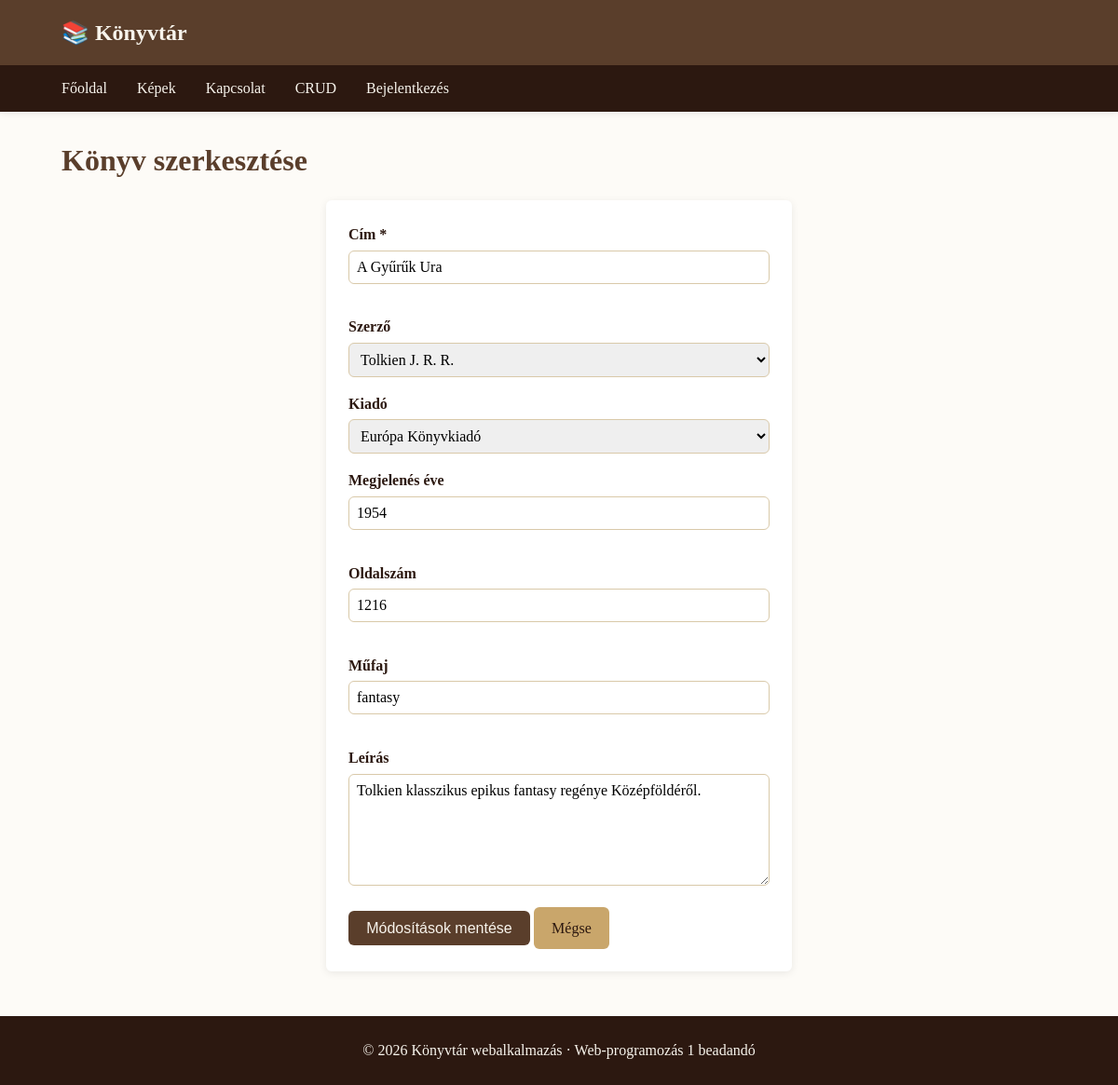
Page /konyvek/1/szerkesztes on the committed database.
### tables this page shows
CREATE TABLE konyvek (
    id              INT UNSIGNED AUTO_INCREMENT PRIMARY KEY,
    cim             VARCHAR(200) NOT NULL,
    szerzo_id       INT UNSIGNED NULL,
    kiado_id        INT UNSIGNED NULL,
    megjelenes_eve  SMALLINT     NULL,
    oldalszam       INT UNSIGNED NULL,
    mufaj           VARCHAR(60)  NULL,
    leiras          TEXT         NULL,
    rogzitve        DATETIME     NOT NULL DEFAULT CURRENT_TIMESTAMP,
    FOREIGN KEY (szerzo_id) REFERENCES szerzok(id) ON DELETE SET NULL,
    FOREIGN KEY (kiado_id)  REFERENCES kiadok(id)  ON DELETE SET NULL,
    INDEX (cim),
    INDEX (mufaj)
);

CREATE TABLE kiadok (
    id      INT UNSIGNED AUTO_INCREMENT PRIMARY KEY,
    nev     VARCHAR(150) NOT NULL UNIQUE,
    varos   VARCHAR(100) NULL
);

### src/Controllers/Controller.php (called while the page is built, shortened)
<?php
abstract class Controller
{
    public function __construct(PDO $dbh)
    {
        $this->dbh = $dbh;
    }
    protected function nezet(string $view, array $valtozok = [], string $cim = ''): void
    {
        extract($valtozok, EXTR_SKIP);
        require __DIR__ . '/../Views/' . $view . '.php';
        require __DIR__ . '/../Views/layout.php';
    }
}

### src/Controllers/KonyvekController.php (called while the page is built, shortened)
<?php
final class KonyvekController extends Controller
{
    public function szerkesztesUrlap(array $parameterek): void
    {
        $id = (int) ($parameterek['id'] ?? 0);
        $konyv = $this->konyvBetolt($id);
        $this->nezet('konyvek/urlap', [
            'konyv'     => $konyv,
            'szerzok'   => $this->szerzokListaja(),
            'kiadok'    => $this->kiadokListaja(),
            'hibak'     => [],
            'cselekves' => '/konyvek/' . $id . '/szerkesztes',
            'cim'       => 'Könyv szerkesztése',
        ], 'Könyv szerkesztése');
    }
    private function konyvBetolt(int $id): ?array
    {
        $stmt = $this->dbh->prepare('SELECT * FROM konyvek WHERE id = :id LIMIT 1');
        $stmt->execute([':id' => $id]);
        $sor = $stmt->fetch();
        return $sor === false ? null : $sor;
    }
    private function szerzokListaja(): array
    {
        return $this->dbh->query(
            "SELECT id, CONCAT_WS(' ', csaladi_nev, uton_nev) AS nev
             FROM szerzok ORDER BY csaladi_nev, uton_nev"
        )->fetchAll();
    }
    private function kiadokListaja(): array
    {
        return $this->dbh->query('SELECT id, nev FROM kiadok ORDER BY nev')->fetchAll();
    }
}

### public/index.php (called while the page is built, shortened)
<?php
$dbh = require __DIR__ . '/../config/db.php';
$utvonal = parse_url($_SERVER['REQUEST_URI'] ?? '/', PHP_URL_PATH) ?: '/';
$metodus = strtoupper($_SERVER['REQUEST_METHOD'] ?? 'GET');
$router = new Router($dbh);
$router->kezel($metodus, $utvonal);

### src/Views/konyvek/urlap.php (the view, shortened to what this page needs)
<?php
$h = static fn(?string $s): string => htmlspecialchars($s ?? '', ENT_QUOTES, 'UTF-8');
$ujE = ((int) ($konyv['id'] ?? 0)) === 0;
?>
<h1><?= $h($cim) ?></h1>
<form class="urlap" method="POST" action="<?= $h($cselekves) ?>" novalidate>
    <div class="urlap-mezo">
        <label for="cim">Cím *</label>
        <input type="text" id="cim" name="cim" value="<?= $h((string) $konyv['cim']) ?>">
        <div class="urlap-hibauzenet"><?= $h($hibak['cim'] ?? '') ?></div>
    </div>
    <div class="urlap-mezo">
        <label for="szerzo_id">Szerző</label>
        <select id="szerzo_id" name="szerzo_id">
            <?php foreach ($szerzok as $sz): ?>
                <option value="<?= (int) $sz['id'] ?>"
                    <?= ((string) $sz['id'] === (string) $konyv['szerzo_id']) ? 'selected' : '' ?>>
                    <?= $h($sz['nev']) ?>
                </option>
            <?php endforeach; ?>
        </select>
    </div>
    <div class="urlap-mezo">
        <label for="kiado_id">Kiadó</label>
        <select id="kiado_id" name="kiado_id">
            <?php foreach ($kiadok as $ki): ?>
                <option value="<?= (int) $ki['id'] ?>"
                    <?= ((string) $ki['id'] === (string) $konyv['kiado_id']) ? 'selected' : '' ?>>
                    <?= $h($ki['nev']) ?>
                </option>
            <?php endforeach; ?>
        </select>
    </div>
    <div class="urlap-mezo">
        <label for="megjelenes_eve">Megjelenés éve</label>
        <input type="text" id="megjelenes_eve" name="megjelenes_eve"
               value="<?= $h((string) $konyv['megjelenes_eve']) ?>"
               inputmode="numeric">
        <div class="urlap-hibauzenet"><?= $h($hibak['megjelenes_eve'] ?? '') ?></div>
    </div>
    <div class="urlap-mezo">
        <label for="oldalszam">Oldalszám</label>
        <input type="text" id="oldalszam" name="oldalszam"
               value="<?= $h((string) $konyv['oldalszam']) ?>"
               inputmode="numeric">
        <div class="urlap-hibauzenet"><?= $h($hibak['oldalszam'] ?? '') ?></div>
    </div>
    <div class="urlap-mezo">
        <label for="mufaj">Műfaj</label>
        <input type="text" id="mufaj" name="mufaj" value="<?= $h((string) $konyv['mufaj']) ?>">
        <div class="urlap-hibauzenet"><?= $h($hibak['mufaj'] ?? '') ?></div>
    </div>
    <div class="urlap-mezo">
        <label for="leiras">Leírás</label>
        <textarea id="leiras" name="leiras"><?= $h((string) $konyv['leiras']) ?></textarea>
    </div>
    <button type="submit" class="gomb">
        <?= $ujE ? 'Könyv mentése' : 'Módosítások mentése' ?>
    </button>
    <a class="gomb gomb-masodlagos" href="/konyvek">Mégse</a>
</form>

### src/Router.php (shortened to what this page needs)
<?php
final class Router
{
    private array $utvonalak = [];
    private PDO $dbh;
    public function __construct(PDO $dbh)
    {
        $this->dbh = $dbh;
    }
    private function hozzaad(string $metodus, string $minta, string $controller, string $akcio): void
    {
        $this->utvonalak[] = [
            'metodus'    => $metodus,
            'minta'      => $minta,
            'controller' => $controller,
            'akcio'      => $akcio,
        ];
    }
    public function kezel(string $metodus, string $utvonal): void
    {
        foreach ($this->utvonalak as $ut) {
            if ($ut['metodus'] !== $metodus) {
                continue;
            }
            $regex = $this->mintaRegex($ut['minta']);
            if (preg_match($regex, $utvonal, $talalat)) {
                $parameterek = array_filter(
                    $talalat,
                    fn($kulcs) => is_string($kulcs),
                    ARRAY_FILTER_USE_KEY
                );
                $controller = new $osztaly($this->dbh);
                $controller->{$ut['akcio']}($parameterek);
                return;
            }
        }
    }
    private function mintaRegex(string $minta): string
    {
        $regex = preg_replace('#\{([a-zA-Z_]+)\}#', '(?P<$1>[^/]+)', $minta);
        return '#^' . $regex . '$#';
    }
}

### public/assets/css/stilus.css (style rules this page uses)
:root { --szin-elsodleges: #5a3e2b; --szin-masodlagos: #c9a66b; --szin-vilagos: #f8f4ec; --szin-sotet: #2c1810; --szin-szoveg: #2c1810; --szin-hatter: #fdfbf7; --szin-keret: #d9c9a9; --szin-hiba: #b71c1c; --szin-siker: #2e7d32; --tavolsag: 1rem; --kerekitett: 6px; --arnyek: 0 2px 8px rgba(0, 0, 0, 0.08); --max-szelesseg: 1100px; }
* { box-sizing: border-box; }
html, body { margin: 0; padding: 0; }
body { font-family: Georgia, 'Times New Roman', serif; color: var(--szin-szoveg); background-color: var(--szin-hatter); line-height: 1.6; }
a { color: var(--szin-elsodleges); text-decoration: none; }
h1, h2, h3 { color: var(--szin-elsodleges); line-height: 1.3; }
.urlap { max-width: 500px; margin: 0 auto; background: white; padding: 1.5rem; border-radius: var(--kerekitett); box-shadow: var(--arnyek); }
.urlap-mezo { margin-bottom: 1rem; }
.urlap-mezo label { display: block; margin-bottom: 0.25rem; font-weight: bold; }
.urlap-mezo input, .urlap-mezo textarea, .urlap-mezo select { width: 100%; padding: 0.5rem; border: 1px solid var(--szin-keret); border-radius: var(--kerekitett); font-family: inherit; font-size: 1rem; }
.urlap-mezo textarea { min-height: 120px; resize: vertical; }
.urlap-hibauzenet { color: var(--szin-hiba); font-size: 0.85rem; margin-top: 0.25rem; min-height: 1em; }
.gomb { display: inline-block; padding: 0.6rem 1.2rem; background-color: var(--szin-elsodleges); color: var(--szin-vilagos); border: none; border-radius: var(--kerekitett); cursor: pointer; font-size: 1rem; text-decoration: none; }
.gomb-masodlagos { background-color: var(--szin-masodlagos); color: var(--szin-sotet); }

### rows in the picture
konyvek: cim "A Gyűrűk Ura", szerzo_id "Tolkien J. R. R.", kiado_id "Európa Könyvkiadó", megjelenes_eve "1954", oldalszam "1216", mufaj "fantasy", leiras "Tolkien klasszikus epikus fantasy regénye Középföldéről."
